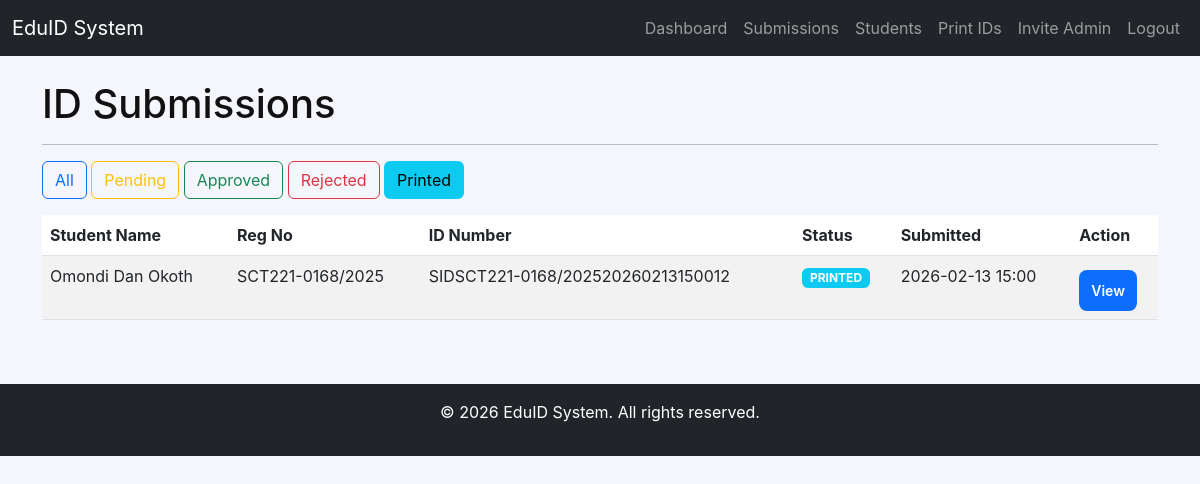
Screenshot of /admin/submissions?status=printed (signed in) with the database file from the repository.
### app/models/student.py (models this page shows)
class Student(db.Model):
    id = db.Column(db.Integer, primary_key=True)
    user_id = db.Column(db.Integer, db.ForeignKey('user.id'), nullable=False, unique=True)
    reg_no = db.Column(db.String(30), unique=True, nullable=False)
    full_name = db.Column(db.String(120), nullable=False)
    school_name = db.Column(db.String(200))  # School name
    course = db.Column(db.String(200))  # Course/Program name
    email = db.Column(db.String(120))
    phone = db.Column(db.String(20))
    date_of_birth = db.Column(db.Date)
    class_level = db.Column(db.String(50))
    valid_until = db.Column(db.Date)  # ID valid until date
    photo = db.Column(db.String(200))
    blood_type = db.Column(db.String(10))  # e.g., O+, A-, AB+
    allergies = db.Column(db.String(200))
    emergency_contact_name = db.Column(db.String(120))
    emergency_contact_phone = db.Column(db.String(20))
    school_ids = db.relationship('SchoolID', backref='student', lazy=True, cascade='all, delete-orphan')
    created_at = db.Column(db.DateTime, default=datetime.utcnow)
    updated_at = db.Column(db.DateTime, default=datetime.utcnow, onupdate=datetime.utcnow)

class SchoolID(db.Model):
    id = db.Column(db.Integer, primary_key=True)
    student_id = db.Column(db.Integer, db.ForeignKey('student.id'), nullable=False)
    id_number = db.Column(db.String(50), unique=True, nullable=False)
    status = db.Column(db.String(20), default='pending')  # pending, approved, rejected, printed
    submission_date = db.Column(db.DateTime, default=datetime.utcnow)
    approval_date = db.Column(db.DateTime)
    rejection_reason = db.Column(db.Text)
    qr_code = db.Column(db.String(200))  # path to QR code image
    preview_image = db.Column(db.String(200))  # path to ID preview image
    pdf_file = db.Column(db.String(200))  # path to generated PDF
    notes = db.Column(db.Text)  # admin notes
    created_at = db.Column(db.DateTime, default=datetime.utcnow)
    updated_at = db.Column(db.DateTime, default=datetime.utcnow, onupdate=datetime.utcnow)

### app/routes/admin.py (the view)
@admin_bp.route("/submissions")
@login_required
@admin_required
def submissions():
    status_filter = request.args.get('status', 'pending')
    page = request.args.get('page', 1, type=int)
    if status_filter and status_filter != 'all':
        query = SchoolID.query.filter_by(status=status_filter)
    else:
        query = SchoolID.query
    submissions = query.order_by(SchoolID.submission_date.desc()).paginate(page=page, per_page=10)
    return render_template("admin/submissions.html", submissions=submissions, current_status=status_filter)

### app/templates/admin/submissions.html (shortened to what this page needs)
{% extends "base.html" %}
{% block content %}
<h1>ID Submissions</h1>
<hr>
<div class="mb-3">
    <a href="{{ url_for('admin.submissions', status='all') }}" class="btn btn-{{ 'primary' if current_status == 'all' else 'outline-primary' }}">All</a>
    <a href="{{ url_for('admin.submissions', status='pending') }}" class="btn btn-{{ 'warning' if current_status == 'pending' else 'outline-warning' }}">Pending</a>
    <a href="{{ url_for('admin.submissions', status='approved') }}" class="btn btn-{{ 'success' if current_status == 'approved' else 'outline-success' }}">Approved</a>
    <a href="{{ url_for('admin.submissions', status='rejected') }}" class="btn btn-{{ 'danger' if current_status == 'rejected' else 'outline-danger' }}">Rejected</a>
    <a href="{{ url_for('admin.submissions', status='printed') }}" class="btn btn-{{ 'info' if current_status == 'printed' else 'outline-info' }}">Printed</a>
</div>
<div class="table-responsive">
    <table class="table table-striped table-hover">
        <thead>
            <tr>
                <th>Student Name</th>
                <th>Reg No</th>
                <th>ID Number</th>
                <th>Status</th>
                <th>Submitted</th>
                <th>Action</th>
            </tr>
        </thead>
        <tbody>
            {% for id in submissions.items %}
                {% set student = id.student %}
                <tr>
                    <td>{{ student.full_name }}</td>
                    <td>{{ student.reg_no }}</td>
                    <td>{{ id.id_number }}</td>
                    <td>
                        <span class="badge bg-{{ 'warning' if id.status == 'pending' else 'success' if id.status == 'approved' else 'danger' if id.status == 'rejected' else 'info' }}">
                            {{ id.status|upper }}
                        </span>
                    </td>
                    <td>{{ id.submission_date.strftime('%Y-%m-%d %H:%M') }}</td>
                    <td>
                        <a href="{{ url_for('admin.review_submission', id_id=id.id) }}" class="btn btn-sm btn-primary">View</a>
                    </td>
                </tr>
            {% endfor %}
        </tbody>
    </table>
</div>
{% endblock %}

### app/static/css/style.css (style rules this page uses)
:root { --bg:#f4f6fb; --card:#ffffff; --muted:#6c757d; --accent:#0d6efd; --danger:#dc3545; --radius:10px; --max-width:420px; }
* { box-sizing:border-box }
body { font-family:Inter,system-ui,Segoe UI,Roboto,Arial,sans-serif;background:var(--bg);margin:0;color:#111 }
.btn-primary { margin-top:6px;padding:10px 12px;background:var(--accent);color:#fff;border:none;border-radius:8px;font-weight:600;cursor:pointer }
a { color:var(--accent) }

### rows the page displays
SchoolID: id_number "SIDSCT221-0168/202520260213150012", status "PRINTED", submission_date "2026-02-13 15:00"
Student: full_name "Omondi Dan Okoth", reg_no "SCT221-0168/2025"
